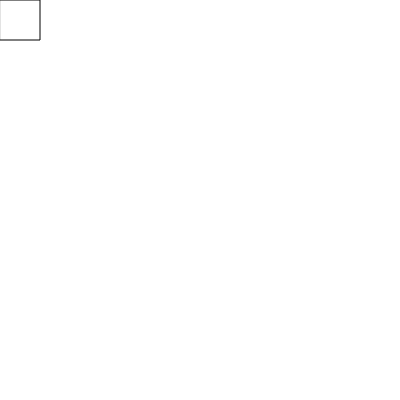
Frame 1 (no input)
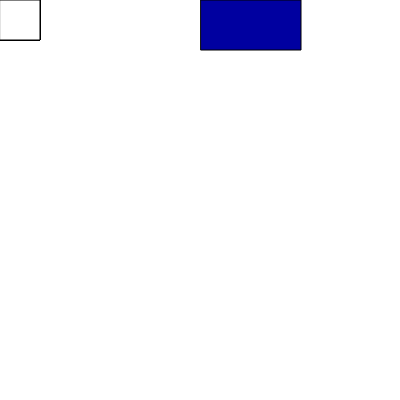
Frame 60 (no input)
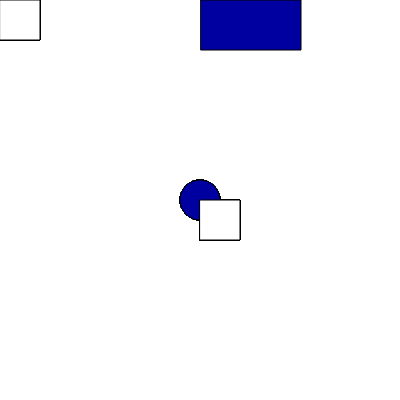
Frame 120 (the mouse pressed at the canvas centre since frame 60)

The p5.js sketch that drew these frames (run headless with seeded random() and noise() and a simulated clock; from frame 60 on, the mouse is pressed at the canvas centre):

// p5.js sketch
// ── sketch.js
var xPos = 1;
var yPos = 1;
var velocity = 2;
function setup() {
  createCanvas(400, 400);
}

function draw() {
  //background(220);
  xPos = xPos + 10;
  yPos = yPos + 10;
  fill("#1569C7");
  fill("#1569C7");
  if (yPos >= 200){
    yPos = 0;
    fill("#0000A0");
    rect(xPos, yPos, 100, 50);
  }
  ellipse(mouseX, mouseY, 40, 40);
  fill("1569C7");
  rect(mouseX, mouseY, 40,40);
}
